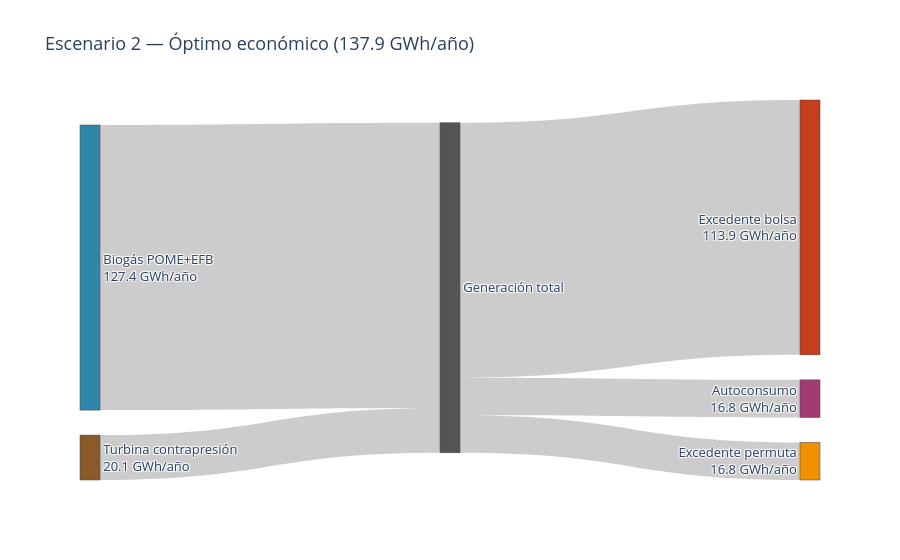
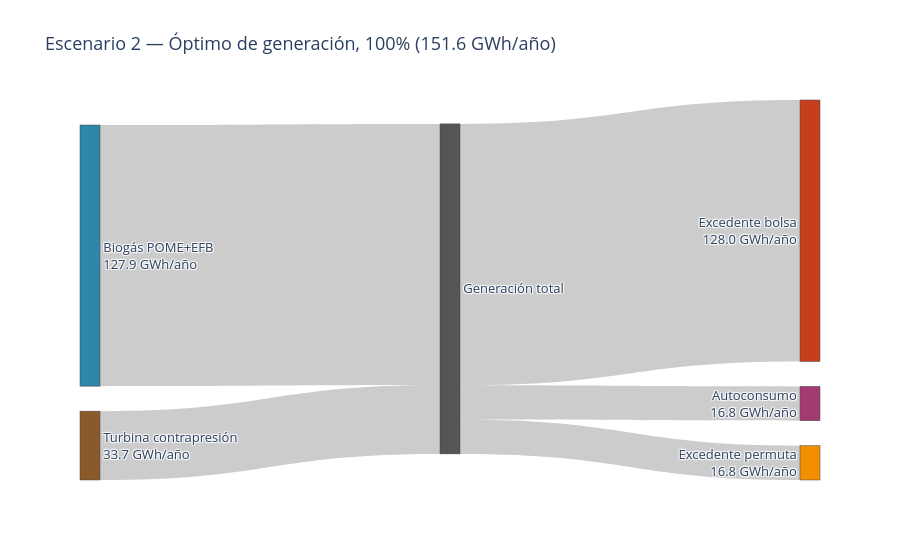

Notebook code for these charts, in order:
### Code cell
# ==========================================================
# Sección 20 - Ajuste: etiquetas con valores numéricos explícitos, 
# para que el contraste (o la ausencia de contraste, en Escenario 2) 
# sea legible en el PNG estático, no solo en el hover interactivo.
# ==========================================================
def construir_sankey_esc2_anotado(m, titulo, nombre_archivo):
    turbina_kWh = sum(pyo.value(m.potencia_turbina_kW[p]) * horas_operacion_anual[p] for p in plantas) / 1e6
    biogas_kWh = sum(pyo.value(m.potencia_biogas_kW[p]) * horas_operacion_anual[p] for p in plantas) / 1e6
    autoconsumo_kWh = sum(pyo.value(m.autoconsumo_kW[p]) * horas_operacion_anual[p] for p in plantas) / 1e6
    permuta_kWh = sum(pyo.value(m.excedente_permuta_kW[p]) * horas_operacion_anual[p] for p in plantas) / 1e6
    bolsa_kWh = sum(pyo.value(m.excedente_bolsa_kW[p]) * horas_operacion_anual[p] for p in plantas) / 1e6

    labels = [
        f"Turbina contrapresión<br>{turbina_kWh:.1f} GWh/año",
        f"Biogás POME+EFB<br>{biogas_kWh:.1f} GWh/año",
        "Generación total",
        f"Autoconsumo<br>{autoconsumo_kWh:.1f} GWh/año",
        f"Excedente permuta<br>{permuta_kWh:.1f} GWh/año",
        f"Excedente bolsa<br>{bolsa_kWh:.1f} GWh/año",
    ]
    source = [0, 1, 2, 2, 2]
    target = [2, 2, 3, 4, 5]
    value = [turbina_kWh, biogas_kWh, autoconsumo_kWh, permuta_kWh, bolsa_kWh]

    fig = go.Figure(data=[go.Sankey(
        node=dict(pad=25, thickness=20, label=labels,
                   color=["#8B5A2B", "#2E86AB", "#555555", "#A23B72", "#F18F01", "#C73E1D"]),
        link=dict(source=source, target=target, value=value)
    )])
    fig.update_layout(title_text=titulo, font_size=13)
    fig.write_html(nombre_archivo + ".html")
    fig.write_image(nombre_archivo + ".png", scale=2)
    fig.show()
    return {"turbina_GWh": turbina_kWh, "biogas_GWh": biogas_kWh}

r_eco_e2 = construir_sankey_esc2_anotado(m1_e2, "Escenario 2 — Óptimo económico (137.9 GWh/año)", "sankey_esc2_optimo_economico_v2")
r_gen_e2 = construir_sankey_esc2_anotado(m2_e2, "Escenario 2 — Óptimo de generación, 100% (151.6 GWh/año)", "sankey_esc2_optimo_generacion_v2")

print(f"\nCambio en turbina: {r_eco_e2['turbina_GWh']:.2f} -> {r_gen_e2['turbina_GWh']:.2f} GWh/año "
      f"({(r_gen_e2['turbina_GWh']/r_eco_e2['turbina_GWh']-1)*100:+.0f}%)")
print(f"Cambio en biogás:  {r_eco_e2['biogas_GWh']:.2f} -> {r_gen_e2['biogas_GWh']:.2f} GWh/año "
      f"({(r_gen_e2['biogas_GWh']/r_eco_e2['biogas_GWh']-1)*100:+.1f}%)")

### Figure 1 — Plotly figure (JSON) as saved in the notebook; plotly's stock layout.template omitted (floating-point values rounded to 4 significant figures)
{"data": [{"link": {"source": [0, 1, 2, 2, 2], "target": [2, 2, 3, 4, 5], "value": [20.07, 127.4, 16.79, 16.79, 113.9]}, "node": {"color": ["#8B5A2B", "#2E86AB", "#555555", "#A23B72", "#F18F01", "#C73E1D"], "label": ["Turbina contrapresión<br>20.1 GWh/año", "Biogás POME+EFB<br>127.4 GWh/año", "Generación total", "Autoconsumo<br>16.8 GWh/año", "Excedente permuta<br>16.8 GWh/año", "Excedente bolsa<br>113.9 GWh/año"], "pad": 25, "thickness": 20}, "type": "sankey"}], "layout": {"font": {"size": 13}, "title": {"text": "Escenario 2 — Óptimo económico (137.9 GWh/año)"}}}

### Figure 2 — Plotly figure (JSON) as saved in the notebook; plotly's stock layout.template omitted (floating-point values rounded to 4 significant figures)
{"data": [{"link": {"source": [0, 1, 2, 2, 2], "target": [2, 2, 3, 4, 5], "value": [33.72, 127.9, 16.79, 16.79, 128.0]}, "node": {"color": ["#8B5A2B", "#2E86AB", "#555555", "#A23B72", "#F18F01", "#C73E1D"], "label": ["Turbina contrapresión<br>33.7 GWh/año", "Biogás POME+EFB<br>127.9 GWh/año", "Generación total", "Autoconsumo<br>16.8 GWh/año", "Excedente permuta<br>16.8 GWh/año", "Excedente bolsa<br>128.0 GWh/año"], "pad": 25, "thickness": 20}, "type": "sankey"}], "layout": {"font": {"size": 13}, "title": {"text": "Escenario 2 — Óptimo de generación, 100% (151.6 GWh/año)"}}}
